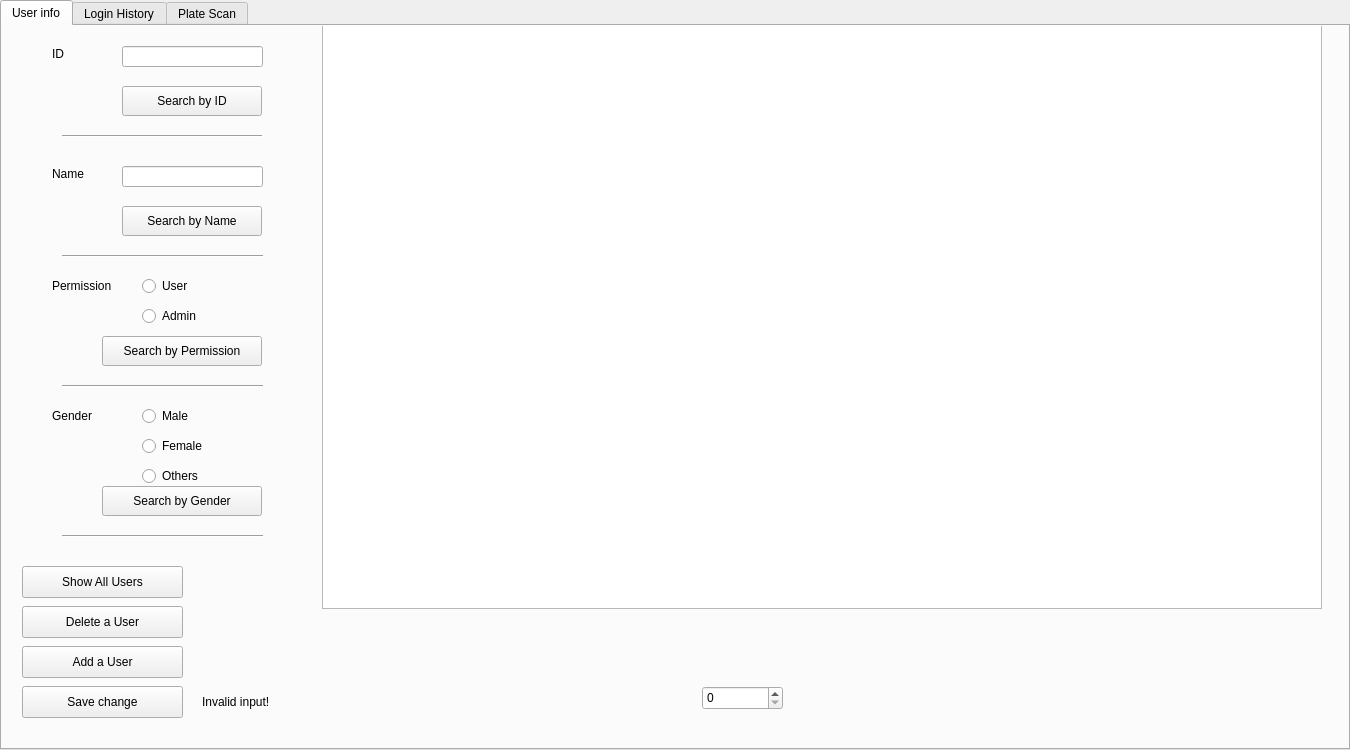
<?xml version="1.0" encoding="UTF-8"?>
<ui version="4.0">
 <class>Concentrate_Advance</class>
 <widget class="QTabWidget" name="Concentrate_Advance">
  <property name="geometry">
   <rect>
    <x>0</x>
    <y>0</y>
    <width>1350</width>
    <height>750</height>
   </rect>
  </property>
  <property name="sizePolicy">
   <sizepolicy hsizetype="Fixed" vsizetype="Fixed">
    <horstretch>0</horstretch>
    <verstretch>0</verstretch>
   </sizepolicy>
  </property>
  <property name="windowTitle">
   <string>Concentrate_Advance</string>
  </property>
  <property name="currentIndex">
   <number>0</number>
  </property>
  <widget class="QWidget" name="Search_Edit_Tab">
   <attribute name="title">
    <string>User info</string>
   </attribute>
   <widget class="QPushButton" name="Delete_User_button">
    <property name="geometry">
     <rect>
      <x>20</x>
      <y>580</y>
      <width>161</width>
      <height>32</height>
     </rect>
    </property>
    <property name="minimumSize">
     <size>
      <width>161</width>
      <height>32</height>
     </size>
    </property>
    <property name="text">
     <string>Delete a User</string>
    </property>
   </widget>
   <widget class="QLabel" name="Gender_label">
    <property name="geometry">
     <rect>
      <x>50</x>
      <y>380</y>
      <width>81</width>
      <height>20</height>
     </rect>
    </property>
    <property name="minimumSize">
     <size>
      <width>81</width>
      <height>20</height>
     </size>
    </property>
    <property name="text">
     <string>Gender</string>
    </property>
   </widget>
   <widget class="QPushButton" name="Show_all_button">
    <property name="geometry">
     <rect>
      <x>20</x>
      <y>540</y>
      <width>161</width>
      <height>32</height>
     </rect>
    </property>
    <property name="minimumSize">
     <size>
      <width>161</width>
      <height>32</height>
     </size>
    </property>
    <property name="text">
     <string>Show All Users</string>
    </property>
   </widget>
   <widget class="QPushButton" name="Add_User_button">
    <property name="geometry">
     <rect>
      <x>20</x>
      <y>620</y>
      <width>161</width>
      <height>32</height>
     </rect>
    </property>
    <property name="minimumSize">
     <size>
      <width>161</width>
      <height>32</height>
     </size>
    </property>
    <property name="text">
     <string>Add a User</string>
    </property>
   </widget>
   <widget class="Line" name="line_3">
    <property name="geometry">
     <rect>
      <x>60</x>
      <y>350</y>
      <width>201</width>
      <height>20</height>
     </rect>
    </property>
    <property name="orientation">
     <enum>Qt::Horizontal</enum>
    </property>
   </widget>
   <widget class="QLabel" name="Name_label">
    <property name="geometry">
     <rect>
      <x>50</x>
      <y>140</y>
      <width>61</width>
      <height>16</height>
     </rect>
    </property>
    <property name="minimumSize">
     <size>
      <width>61</width>
      <height>16</height>
     </size>
    </property>
    <property name="text">
     <string>Name</string>
    </property>
   </widget>
   <widget class="QRadioButton" name="Female_button">
    <property name="geometry">
     <rect>
      <x>140</x>
      <y>410</y>
      <width>100</width>
      <height>20</height>
     </rect>
    </property>
    <property name="minimumSize">
     <size>
      <width>100</width>
      <height>20</height>
     </size>
    </property>
    <property name="text">
     <string>Female</string>
    </property>
    <attribute name="buttonGroup">
     <string notr="true">buttongroup_gender</string>
    </attribute>
   </widget>
   <widget class="Line" name="line_2">
    <property name="geometry">
     <rect>
      <x>60</x>
      <y>220</y>
      <width>201</width>
      <height>20</height>
     </rect>
    </property>
    <property name="orientation">
     <enum>Qt::Horizontal</enum>
    </property>
   </widget>
   <widget class="QPushButton" name="Permission_button">
    <property name="geometry">
     <rect>
      <x>100</x>
      <y>310</y>
      <width>160</width>
      <height>30</height>
     </rect>
    </property>
    <property name="minimumSize">
     <size>
      <width>140</width>
      <height>30</height>
     </size>
    </property>
    <property name="text">
     <string>Search by Permission</string>
    </property>
   </widget>
   <widget class="QLineEdit" name="ID_input">
    <property name="geometry">
     <rect>
      <x>120</x>
      <y>20</y>
      <width>141</width>
      <height>21</height>
     </rect>
    </property>
    <property name="minimumSize">
     <size>
      <width>141</width>
      <height>21</height>
     </size>
    </property>
    <property name="text">
     <string/>
    </property>
   </widget>
   <widget class="Line" name="line_4">
    <property name="geometry">
     <rect>
      <x>60</x>
      <y>500</y>
      <width>201</width>
      <height>20</height>
     </rect>
    </property>
    <property name="orientation">
     <enum>Qt::Horizontal</enum>
    </property>
   </widget>
   <widget class="QPushButton" name="Name_search_button">
    <property name="geometry">
     <rect>
      <x>120</x>
      <y>180</y>
      <width>140</width>
      <height>30</height>
     </rect>
    </property>
    <property name="minimumSize">
     <size>
      <width>140</width>
      <height>30</height>
     </size>
    </property>
    <property name="text">
     <string>Search by Name</string>
    </property>
   </widget>
   <widget class="QRadioButton" name="Others_button">
    <property name="geometry">
     <rect>
      <x>140</x>
      <y>440</y>
      <width>100</width>
      <height>20</height>
     </rect>
    </property>
    <property name="minimumSize">
     <size>
      <width>100</width>
      <height>20</height>
     </size>
    </property>
    <property name="text">
     <string>Others</string>
    </property>
    <attribute name="buttonGroup">
     <string notr="true">buttongroup_gender</string>
    </attribute>
   </widget>
   <widget class="QPushButton" name="ID_search_button">
    <property name="geometry">
     <rect>
      <x>120</x>
      <y>60</y>
      <width>140</width>
      <height>30</height>
     </rect>
    </property>
    <property name="minimumSize">
     <size>
      <width>0</width>
      <height>0</height>
     </size>
    </property>
    <property name="text">
     <string>Search by ID</string>
    </property>
   </widget>
   <widget class="Line" name="line">
    <property name="geometry">
     <rect>
      <x>60</x>
      <y>100</y>
      <width>200</width>
      <height>20</height>
     </rect>
    </property>
    <property name="orientation">
     <enum>Qt::Horizontal</enum>
    </property>
   </widget>
   <widget class="QRadioButton" name="Admin_button">
    <property name="geometry">
     <rect>
      <x>140</x>
      <y>280</y>
      <width>100</width>
      <height>20</height>
     </rect>
    </property>
    <property name="minimumSize">
     <size>
      <width>100</width>
      <height>20</height>
     </size>
    </property>
    <property name="text">
     <string>Admin</string>
    </property>
    <attribute name="buttonGroup">
     <string notr="true">buttongroup_permission</string>
    </attribute>
   </widget>
   <widget class="QLabel" name="Edit_error_message">
    <property name="geometry">
     <rect>
      <x>200</x>
      <y>665</y>
      <width>81</width>
      <height>21</height>
     </rect>
    </property>
    <property name="minimumSize">
     <size>
      <width>71</width>
      <height>16</height>
     </size>
    </property>
    <property name="text">
     <string>Invalid input!</string>
    </property>
   </widget>
   <widget class="QLabel" name="ID_label">
    <property name="geometry">
     <rect>
      <x>50</x>
      <y>20</y>
      <width>61</width>
      <height>16</height>
     </rect>
    </property>
    <property name="minimumSize">
     <size>
      <width>61</width>
      <height>16</height>
     </size>
    </property>
    <property name="text">
     <string>ID</string>
    </property>
   </widget>
   <widget class="QPushButton" name="Gender_button">
    <property name="geometry">
     <rect>
      <x>100</x>
      <y>460</y>
      <width>160</width>
      <height>30</height>
     </rect>
    </property>
    <property name="minimumSize">
     <size>
      <width>160</width>
      <height>30</height>
     </size>
    </property>
    <property name="text">
     <string>Search by Gender</string>
    </property>
   </widget>
   <widget class="QRadioButton" name="Male_button">
    <property name="geometry">
     <rect>
      <x>140</x>
      <y>380</y>
      <width>100</width>
      <height>20</height>
     </rect>
    </property>
    <property name="minimumSize">
     <size>
      <width>100</width>
      <height>20</height>
     </size>
    </property>
    <property name="text">
     <string>Male</string>
    </property>
    <attribute name="buttonGroup">
     <string notr="true">buttongroup_gender</string>
    </attribute>
   </widget>
   <widget class="QLabel" name="Permission_label">
    <property name="geometry">
     <rect>
      <x>50</x>
      <y>250</y>
      <width>81</width>
      <height>20</height>
     </rect>
    </property>
    <property name="minimumSize">
     <size>
      <width>81</width>
      <height>20</height>
     </size>
    </property>
    <property name="text">
     <string>Permission</string>
    </property>
   </widget>
   <widget class="QRadioButton" name="User_button">
    <property name="geometry">
     <rect>
      <x>140</x>
      <y>250</y>
      <width>100</width>
      <height>20</height>
     </rect>
    </property>
    <property name="minimumSize">
     <size>
      <width>100</width>
      <height>20</height>
     </size>
    </property>
    <property name="text">
     <string>User</string>
    </property>
    <attribute name="buttonGroup">
     <string notr="true">buttongroup_permission</string>
    </attribute>
   </widget>
   <widget class="QPushButton" name="Save_change_button">
    <property name="geometry">
     <rect>
      <x>20</x>
      <y>660</y>
      <width>161</width>
      <height>32</height>
     </rect>
    </property>
    <property name="minimumSize">
     <size>
      <width>161</width>
      <height>32</height>
     </size>
    </property>
    <property name="text">
     <string>Save change</string>
    </property>
   </widget>
   <widget class="QLineEdit" name="Name_input">
    <property name="geometry">
     <rect>
      <x>120</x>
      <y>140</y>
      <width>141</width>
      <height>21</height>
     </rect>
    </property>
    <property name="minimumSize">
     <size>
      <width>141</width>
      <height>21</height>
     </size>
    </property>
    <property name="text">
     <string/>
    </property>
   </widget>
   <widget class="QTableWidget" name="Display_table">
    <property name="geometry">
     <rect>
      <x>320</x>
      <y>-40</y>
      <width>1000</width>
      <height>623</height>
     </rect>
    </property>
    <property name="sizePolicy">
     <sizepolicy hsizetype="Minimum" vsizetype="Minimum">
      <horstretch>0</horstretch>
      <verstretch>0</verstretch>
     </sizepolicy>
    </property>
    <property name="minimumSize">
     <size>
      <width>800</width>
      <height>350</height>
     </size>
    </property>
    <property name="sizeAdjustPolicy">
     <enum>QAbstractScrollArea::AdjustToContents</enum>
    </property>
    <attribute name="horizontalHeaderVisible">
     <bool>true</bool>
    </attribute>
    <attribute name="horizontalHeaderCascadingSectionResizes">
     <bool>false</bool>
    </attribute>
    <attribute name="horizontalHeaderDefaultSectionSize">
     <number>100</number>
    </attribute>
    <attribute name="horizontalHeaderMinimumSectionSize">
     <number>20</number>
    </attribute>
    <attribute name="horizontalHeaderShowSortIndicator" stdset="0">
     <bool>false</bool>
    </attribute>
    <attribute name="horizontalHeaderStretchLastSection">
     <bool>true</bool>
    </attribute>
    <column>
     <property name="text">
      <string>Checkbox</string>
     </property>
    </column>
    <column>
     <property name="text">
      <string>ID</string>
     </property>
    </column>
    <column>
     <property name="text">
      <string>Password</string>
     </property>
    </column>
    <column>
     <property name="text">
      <string>Permission</string>
     </property>
    </column>
    <column>
     <property name="text">
      <string>Name</string>
     </property>
    </column>
    <column>
     <property name="text">
      <string>Gender</string>
     </property>
    </column>
    <column>
     <property name="text">
      <string>Plate amount</string>
     </property>
    </column>
   </widget>
   <widget class="QSpinBox" name="User_info_pages">
    <property name="geometry">
     <rect>
      <x>700</x>
      <y>660</y>
      <width>81</width>
      <height>24</height>
     </rect>
    </property>
    <property name="keyboardTracking">
     <bool>false</bool>
    </property>
   </widget>
   <zorder>ID_input</zorder>
   <zorder>Delete_User_button</zorder>
   <zorder>Gender_label</zorder>
   <zorder>Show_all_button</zorder>
   <zorder>Add_User_button</zorder>
   <zorder>line_3</zorder>
   <zorder>Name_label</zorder>
   <zorder>Female_button</zorder>
   <zorder>line_2</zorder>
   <zorder>Permission_button</zorder>
   <zorder>line_4</zorder>
   <zorder>Name_search_button</zorder>
   <zorder>Others_button</zorder>
   <zorder>ID_search_button</zorder>
   <zorder>line</zorder>
   <zorder>Admin_button</zorder>
   <zorder>Edit_error_message</zorder>
   <zorder>ID_label</zorder>
   <zorder>Gender_button</zorder>
   <zorder>Male_button</zorder>
   <zorder>Permission_label</zorder>
   <zorder>User_button</zorder>
   <zorder>Save_change_button</zorder>
   <zorder>Name_input</zorder>
   <zorder>User_info_pages</zorder>
   <zorder>Display_table</zorder>
  </widget>
  <widget class="QWidget" name="Login_History_Tab">
   <attribute name="title">
    <string>Login History</string>
   </attribute>
   <widget class="QRadioButton" name="Password_doesnt_match_ID_button">
    <property name="geometry">
     <rect>
      <x>50</x>
      <y>290</y>
      <width>211</width>
      <height>20</height>
     </rect>
    </property>
    <property name="minimumSize">
     <size>
      <width>100</width>
      <height>20</height>
     </size>
    </property>
    <property name="text">
     <string>Password doesn't match ID</string>
    </property>
    <attribute name="buttonGroup">
     <string notr="true">buttonGroup_fail_type</string>
    </attribute>
   </widget>
   <widget class="QRadioButton" name="Success_button">
    <property name="geometry">
     <rect>
      <x>50</x>
      <y>140</y>
      <width>100</width>
      <height>20</height>
     </rect>
    </property>
    <property name="minimumSize">
     <size>
      <width>100</width>
      <height>20</height>
     </size>
    </property>
    <property name="text">
     <string>Success</string>
    </property>
   </widget>
   <widget class="QLabel" name="ID_label_login_history">
    <property name="geometry">
     <rect>
      <x>50</x>
      <y>20</y>
      <width>61</width>
      <height>16</height>
     </rect>
    </property>
    <property name="minimumSize">
     <size>
      <width>61</width>
      <height>16</height>
     </size>
    </property>
    <property name="text">
     <string>ID</string>
    </property>
   </widget>
   <widget class="QRadioButton" name="ID_doesnt_exist_button">
    <property name="geometry">
     <rect>
      <x>50</x>
      <y>260</y>
      <width>121</width>
      <height>20</height>
     </rect>
    </property>
    <property name="minimumSize">
     <size>
      <width>100</width>
      <height>20</height>
     </size>
    </property>
    <property name="text">
     <string>ID doesn't exist</string>
    </property>
    <attribute name="buttonGroup">
     <string notr="true">buttonGroup_fail_type</string>
    </attribute>
   </widget>
   <widget class="QLineEdit" name="ID_input_login_history">
    <property name="geometry">
     <rect>
      <x>120</x>
      <y>20</y>
      <width>141</width>
      <height>21</height>
     </rect>
    </property>
    <property name="minimumSize">
     <size>
      <width>141</width>
      <height>21</height>
     </size>
    </property>
    <property name="text">
     <string/>
    </property>
   </widget>
   <widget class="QPushButton" name="ID_search_button_login_history">
    <property name="geometry">
     <rect>
      <x>120</x>
      <y>60</y>
      <width>140</width>
      <height>30</height>
     </rect>
    </property>
    <property name="minimumSize">
     <size>
      <width>0</width>
      <height>0</height>
     </size>
    </property>
    <property name="text">
     <string>Search by ID</string>
    </property>
   </widget>
   <widget class="QTableWidget" name="Display_Login_info">
    <property name="geometry">
     <rect>
      <x>320</x>
      <y>10</y>
      <width>1000</width>
      <height>623</height>
     </rect>
    </property>
    <property name="sizePolicy">
     <sizepolicy hsizetype="Minimum" vsizetype="Minimum">
      <horstretch>0</horstretch>
      <verstretch>0</verstretch>
     </sizepolicy>
    </property>
    <property name="minimumSize">
     <size>
      <width>800</width>
      <height>360</height>
     </size>
    </property>
    <attribute name="horizontalHeaderCascadingSectionResizes">
     <bool>false</bool>
    </attribute>
    <attribute name="horizontalHeaderDefaultSectionSize">
     <number>100</number>
    </attribute>
    <attribute name="horizontalHeaderStretchLastSection">
     <bool>true</bool>
    </attribute>
    <column>
     <property name="text">
      <string>Login_ID</string>
     </property>
    </column>
    <column>
     <property name="text">
      <string>Login_Time</string>
     </property>
    </column>
    <column>
     <property name="text">
      <string>Login_Status</string>
     </property>
    </column>
    <column>
     <property name="text">
      <string>Specific_type</string>
     </property>
    </column>
   </widget>
   <widget class="QRadioButton" name="Fail_button">
    <property name="geometry">
     <rect>
      <x>150</x>
      <y>140</y>
      <width>100</width>
      <height>20</height>
     </rect>
    </property>
    <property name="minimumSize">
     <size>
      <width>100</width>
      <height>20</height>
     </size>
    </property>
    <property name="text">
     <string>Fail </string>
    </property>
   </widget>
   <widget class="QPushButton" name="Fail_type_button">
    <property name="geometry">
     <rect>
      <x>120</x>
      <y>350</y>
      <width>140</width>
      <height>30</height>
     </rect>
    </property>
    <property name="minimumSize">
     <size>
      <width>140</width>
      <height>30</height>
     </size>
    </property>
    <property name="text">
     <string>Show by Fail type</string>
    </property>
   </widget>
   <widget class="QPushButton" name="Status_show_button">
    <property name="geometry">
     <rect>
      <x>120</x>
      <y>180</y>
      <width>140</width>
      <height>30</height>
     </rect>
    </property>
    <property name="minimumSize">
     <size>
      <width>140</width>
      <height>30</height>
     </size>
    </property>
    <property name="text">
     <string>Show by Status</string>
    </property>
   </widget>
   <widget class="QPushButton" name="Show_all_button_login_history">
    <property name="geometry">
     <rect>
      <x>120</x>
      <y>530</y>
      <width>140</width>
      <height>30</height>
     </rect>
    </property>
    <property name="minimumSize">
     <size>
      <width>140</width>
      <height>30</height>
     </size>
    </property>
    <property name="text">
     <string>Show All</string>
    </property>
   </widget>
   <widget class="Line" name="line_5">
    <property name="geometry">
     <rect>
      <x>60</x>
      <y>100</y>
      <width>200</width>
      <height>20</height>
     </rect>
    </property>
    <property name="orientation">
     <enum>Qt::Horizontal</enum>
    </property>
   </widget>
   <widget class="Line" name="line_6">
    <property name="geometry">
     <rect>
      <x>60</x>
      <y>220</y>
      <width>200</width>
      <height>20</height>
     </rect>
    </property>
    <property name="orientation">
     <enum>Qt::Horizontal</enum>
    </property>
   </widget>
   <widget class="Line" name="line_7">
    <property name="geometry">
     <rect>
      <x>60</x>
      <y>380</y>
      <width>200</width>
      <height>20</height>
     </rect>
    </property>
    <property name="orientation">
     <enum>Qt::Horizontal</enum>
    </property>
   </widget>
   <widget class="QRadioButton" name="User_enter_advance_button">
    <property name="geometry">
     <rect>
      <x>50</x>
      <y>320</y>
      <width>241</width>
      <height>20</height>
     </rect>
    </property>
    <property name="minimumSize">
     <size>
      <width>100</width>
      <height>20</height>
     </size>
    </property>
    <property name="text">
     <string>Normal user entered Advance mode</string>
    </property>
    <attribute name="buttonGroup">
     <string notr="true">buttonGroup_fail_type</string>
    </attribute>
   </widget>
   <widget class="QPushButton" name="Success_type_button">
    <property name="geometry">
     <rect>
      <x>120</x>
      <y>470</y>
      <width>161</width>
      <height>32</height>
     </rect>
    </property>
    <property name="minimumSize">
     <size>
      <width>141</width>
      <height>32</height>
     </size>
    </property>
    <property name="text">
     <string>Show by Success type</string>
    </property>
   </widget>
   <widget class="QRadioButton" name="Normal_login_button">
    <property name="geometry">
     <rect>
      <x>50</x>
      <y>410</y>
      <width>121</width>
      <height>20</height>
     </rect>
    </property>
    <property name="minimumSize">
     <size>
      <width>100</width>
      <height>20</height>
     </size>
    </property>
    <property name="text">
     <string>Normal login</string>
    </property>
    <attribute name="buttonGroup">
     <string notr="true">buttongroup_success_type</string>
    </attribute>
   </widget>
   <widget class="QRadioButton" name="Advance_login_button">
    <property name="geometry">
     <rect>
      <x>50</x>
      <y>440</y>
      <width>121</width>
      <height>20</height>
     </rect>
    </property>
    <property name="minimumSize">
     <size>
      <width>100</width>
      <height>20</height>
     </size>
    </property>
    <property name="text">
     <string>Advance login</string>
    </property>
    <attribute name="buttonGroup">
     <string notr="true">buttongroup_success_type</string>
    </attribute>
   </widget>
   <widget class="Line" name="line_8">
    <property name="geometry">
     <rect>
      <x>60</x>
      <y>500</y>
      <width>200</width>
      <height>20</height>
     </rect>
    </property>
    <property name="orientation">
     <enum>Qt::Horizontal</enum>
    </property>
   </widget>
   <widget class="QSpinBox" name="Login_History_Pages">
    <property name="geometry">
     <rect>
      <x>700</x>
      <y>660</y>
      <width>81</width>
      <height>24</height>
     </rect>
    </property>
    <property name="keyboardTracking">
     <bool>false</bool>
    </property>
   </widget>
   <zorder>ID_input_login_history</zorder>
   <zorder>Password_doesnt_match_ID_button</zorder>
   <zorder>Success_button</zorder>
   <zorder>ID_label_login_history</zorder>
   <zorder>ID_doesnt_exist_button</zorder>
   <zorder>ID_search_button_login_history</zorder>
   <zorder>Fail_button</zorder>
   <zorder>Fail_type_button</zorder>
   <zorder>Status_show_button</zorder>
   <zorder>Show_all_button_login_history</zorder>
   <zorder>line_5</zorder>
   <zorder>line_6</zorder>
   <zorder>line_7</zorder>
   <zorder>User_enter_advance_button</zorder>
   <zorder>Success_type_button</zorder>
   <zorder>Normal_login_button</zorder>
   <zorder>Advance_login_button</zorder>
   <zorder>line_8</zorder>
   <zorder>Login_History_Pages</zorder>
   <zorder>Display_Login_info</zorder>
  </widget>
  <widget class="QWidget" name="Plate_Scan_Tab">
   <attribute name="title">
    <string>Plate Scan</string>
   </attribute>
   <widget class="QTableWidget" name="Display_Plate_Info">
    <property name="geometry">
     <rect>
      <x>320</x>
      <y>10</y>
      <width>1000</width>
      <height>623</height>
     </rect>
    </property>
    <property name="sizePolicy">
     <sizepolicy hsizetype="Preferred" vsizetype="Minimum">
      <horstretch>0</horstretch>
      <verstretch>0</verstretch>
     </sizepolicy>
    </property>
    <property name="minimumSize">
     <size>
      <width>800</width>
      <height>360</height>
     </size>
    </property>
    <attribute name="horizontalHeaderCascadingSectionResizes">
     <bool>false</bool>
    </attribute>
    <attribute name="horizontalHeaderDefaultSectionSize">
     <number>10</number>
    </attribute>
    <attribute name="horizontalHeaderStretchLastSection">
     <bool>true</bool>
    </attribute>
    <column>
     <property name="text">
      <string>Checkbox</string>
     </property>
    </column>
    <column>
     <property name="text">
      <string>Plate_ID</string>
     </property>
    </column>
    <column>
     <property name="text">
      <string>Last_Assigned_User_ID</string>
     </property>
    </column>
    <column>
     <property name="text">
      <string>Avaliable_for_assign</string>
     </property>
    </column>
    <column>
     <property name="text">
      <string>Last_Assign_Time</string>
     </property>
    </column>
    <column>
     <property name="text">
      <string>Last_Deassign_Time</string>
     </property>
    </column>
   </widget>
   <widget class="QPushButton" name="Show_all_button_Plate_Info">
    <property name="geometry">
     <rect>
      <x>20</x>
      <y>370</y>
      <width>180</width>
      <height>30</height>
     </rect>
    </property>
    <property name="minimumSize">
     <size>
      <width>150</width>
      <height>30</height>
     </size>
    </property>
    <property name="text">
     <string>Show All</string>
    </property>
   </widget>
   <widget class="QLabel" name="Plate_ID_label_Plate_Info">
    <property name="geometry">
     <rect>
      <x>50</x>
      <y>140</y>
      <width>61</width>
      <height>16</height>
     </rect>
    </property>
    <property name="minimumSize">
     <size>
      <width>61</width>
      <height>16</height>
     </size>
    </property>
    <property name="text">
     <string>Plate ID</string>
    </property>
   </widget>
   <widget class="QPushButton" name="ID_search_button_Plate_Info">
    <property name="geometry">
     <rect>
      <x>120</x>
      <y>60</y>
      <width>140</width>
      <height>30</height>
     </rect>
    </property>
    <property name="minimumSize">
     <size>
      <width>0</width>
      <height>0</height>
     </size>
    </property>
    <property name="text">
     <string>Search by ID</string>
    </property>
   </widget>
   <widget class="QPushButton" name="Plate_ID_search_button_Plate_Info">
    <property name="geometry">
     <rect>
      <x>120</x>
      <y>180</y>
      <width>140</width>
      <height>30</height>
     </rect>
    </property>
    <property name="minimumSize">
     <size>
      <width>140</width>
      <height>30</height>
     </size>
    </property>
    <property name="text">
     <string>Search by Plate ID</string>
    </property>
   </widget>
   <widget class="QLabel" name="ID_label_Plate_Info">
    <property name="geometry">
     <rect>
      <x>50</x>
      <y>20</y>
      <width>61</width>
      <height>16</height>
     </rect>
    </property>
    <property name="minimumSize">
     <size>
      <width>61</width>
      <height>16</height>
     </size>
    </property>
    <property name="text">
     <string>ID</string>
    </property>
   </widget>
   <widget class="Line" name="line_9">
    <property name="geometry">
     <rect>
      <x>60</x>
      <y>220</y>
      <width>201</width>
      <height>20</height>
     </rect>
    </property>
    <property name="orientation">
     <enum>Qt::Horizontal</enum>
    </property>
   </widget>
   <widget class="QLineEdit" name="ID_input_Plate_Info">
    <property name="geometry">
     <rect>
      <x>120</x>
      <y>20</y>
      <width>141</width>
      <height>21</height>
     </rect>
    </property>
    <property name="minimumSize">
     <size>
      <width>141</width>
      <height>21</height>
     </size>
    </property>
    <property name="text">
     <string/>
    </property>
   </widget>
   <widget class="Line" name="line_10">
    <property name="geometry">
     <rect>
      <x>60</x>
      <y>100</y>
      <width>200</width>
      <height>20</height>
     </rect>
    </property>
    <property name="orientation">
     <enum>Qt::Horizontal</enum>
    </property>
   </widget>
   <widget class="QLineEdit" name="Plate_ID_input_Plate_Info">
    <property name="geometry">
     <rect>
      <x>120</x>
      <y>140</y>
      <width>141</width>
      <height>21</height>
     </rect>
    </property>
    <property name="minimumSize">
     <size>
      <width>141</width>
      <height>21</height>
     </size>
    </property>
    <property name="text">
     <string/>
    </property>
   </widget>
   <widget class="QPushButton" name="Availability_button">
    <property name="geometry">
     <rect>
      <x>110</x>
      <y>310</y>
      <width>151</width>
      <height>30</height>
     </rect>
    </property>
    <property name="minimumSize">
     <size>
      <width>140</width>
      <height>30</height>
     </size>
    </property>
    <property name="text">
     <string>Show by Availability</string>
    </property>
   </widget>
   <widget class="QRadioButton" name="Available_FALSE">
    <property name="geometry">
     <rect>
      <x>110</x>
      <y>250</y>
      <width>100</width>
      <height>20</height>
     </rect>
    </property>
    <property name="minimumSize">
     <size>
      <width>100</width>
      <height>20</height>
     </size>
    </property>
    <property name="text">
     <string>FALSE</string>
    </property>
   </widget>
   <widget class="QRadioButton" name="Available_TRUE">
    <property name="geometry">
     <rect>
      <x>110</x>
      <y>280</y>
      <width>100</width>
      <height>20</height>
     </rect>
    </property>
    <property name="minimumSize">
     <size>
      <width>100</width>
      <height>20</height>
     </size>
    </property>
    <property name="text">
     <string>TRUE</string>
    </property>
   </widget>
   <widget class="Line" name="line_11">
    <property name="geometry">
     <rect>
      <x>60</x>
      <y>340</y>
      <width>180</width>
      <height>30</height>
     </rect>
    </property>
    <property name="minimumSize">
     <size>
      <width>150</width>
      <height>30</height>
     </size>
    </property>
    <property name="orientation">
     <enum>Qt::Horizontal</enum>
    </property>
   </widget>
   <widget class="QPushButton" name="Assign_plate_to_user">
    <property name="geometry">
     <rect>
      <x>20</x>
      <y>450</y>
      <width>180</width>
      <height>30</height>
     </rect>
    </property>
    <property name="minimumSize">
     <size>
      <width>150</width>
      <height>30</height>
     </size>
    </property>
    <property name="text">
     <string>Assign plate to user</string>
    </property>
   </widget>
   <widget class="QPushButton" name="Deassign_plate_from_user">
    <property name="geometry">
     <rect>
      <x>20</x>
      <y>410</y>
      <width>180</width>
      <height>30</height>
     </rect>
    </property>
    <property name="minimumSize">
     <size>
      <width>150</width>
      <height>30</height>
     </size>
    </property>
    <property name="text">
     <string>Deassign plate</string>
    </property>
   </widget>
   <widget class="QPushButton" name="Add_new_plate">
    <property name="geometry">
     <rect>
      <x>20</x>
      <y>490</y>
      <width>180</width>
      <height>30</height>
     </rect>
    </property>
    <property name="minimumSize">
     <size>
      <width>150</width>
      <height>30</height>
     </size>
    </property>
    <property name="text">
     <string>Add new plate</string>
    </property>
   </widget>
   <widget class="QPushButton" name="Remove_plate">
    <property name="geometry">
     <rect>
      <x>20</x>
      <y>530</y>
      <width>180</width>
      <height>30</height>
     </rect>
    </property>
    <property name="minimumSize">
     <size>
      <width>150</width>
      <height>30</height>
     </size>
    </property>
    <property name="text">
     <string>Remove plate</string>
    </property>
   </widget>
   <widget class="QLabel" name="Assign_fail_label">
    <property name="geometry">
     <rect>
      <x>220</x>
      <y>450</y>
      <width>91</width>
      <height>31</height>
     </rect>
    </property>
    <property name="minimumSize">
     <size>
      <width>61</width>
      <height>16</height>
     </size>
    </property>
    <property name="text">
     <string>Failed!</string>
    </property>
   </widget>
   <widget class="QLabel" name="Assign_success_label">
    <property name="geometry">
     <rect>
      <x>220</x>
      <y>450</y>
      <width>91</width>
      <height>31</height>
     </rect>
    </property>
    <property name="minimumSize">
     <size>
      <width>61</width>
      <height>16</height>
     </size>
    </property>
    <property name="text">
     <string>Success</string>
    </property>
   </widget>
   <widget class="QSpinBox" name="Plate_info_pages">
    <property name="geometry">
     <rect>
      <x>700</x>
      <y>660</y>
      <width>81</width>
      <height>24</height>
     </rect>
    </property>
    <property name="keyboardTracking">
     <bool>false</bool>
    </property>
   </widget>
   <zorder>ID_input_Plate_Info</zorder>
   <zorder>Show_all_button_Plate_Info</zorder>
   <zorder>Plate_ID_label_Plate_Info</zorder>
   <zorder>ID_search_button_Plate_Info</zorder>
   <zorder>Plate_ID_search_button_Plate_Info</zorder>
   <zorder>ID_label_Plate_Info</zorder>
   <zorder>line_9</zorder>
   <zorder>line_10</zorder>
   <zorder>Plate_ID_input_Plate_Info</zorder>
   <zorder>Availability_button</zorder>
   <zorder>Available_FALSE</zorder>
   <zorder>Available_TRUE</zorder>
   <zorder>line_11</zorder>
   <zorder>Assign_plate_to_user</zorder>
   <zorder>Deassign_plate_from_user</zorder>
   <zorder>Add_new_plate</zorder>
   <zorder>Remove_plate</zorder>
   <zorder>Assign_fail_label</zorder>
   <zorder>Assign_success_label</zorder>
   <zorder>Plate_info_pages</zorder>
   <zorder>Display_Plate_Info</zorder>
  </widget>
 </widget>
 <resources/>
 <connections/>
 <buttongroups>
  <buttongroup name="buttongroup_gender"/>
  <buttongroup name="buttongroup_success_type"/>
  <buttongroup name="buttonGroup_fail_type"/>
  <buttongroup name="buttongroup_permission"/>
 </buttongroups>
</ui>
